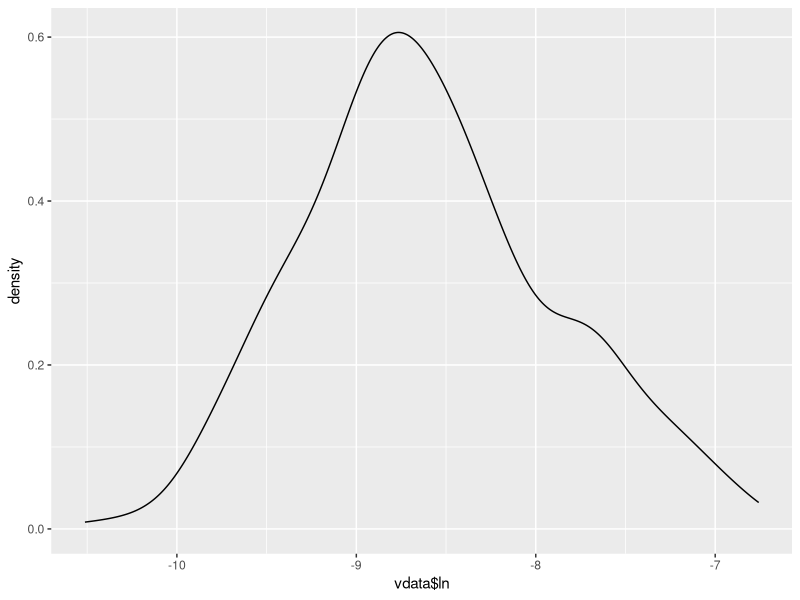
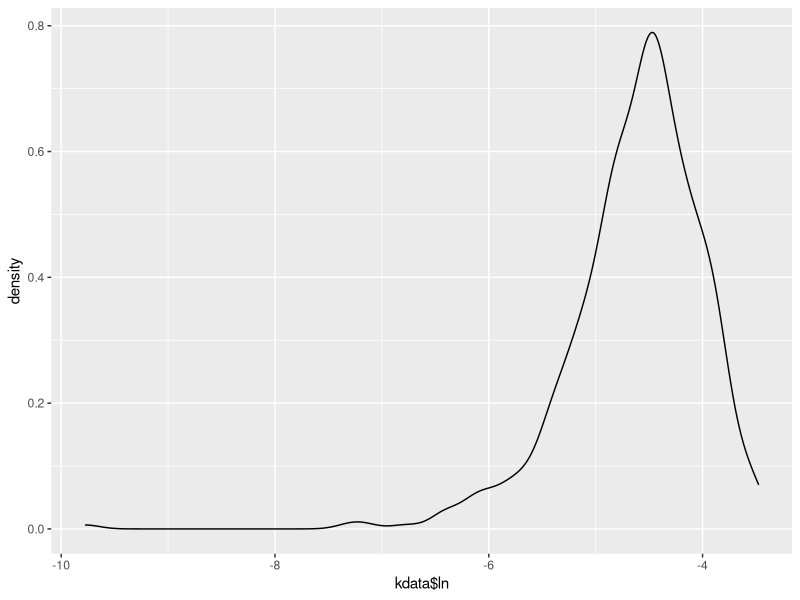
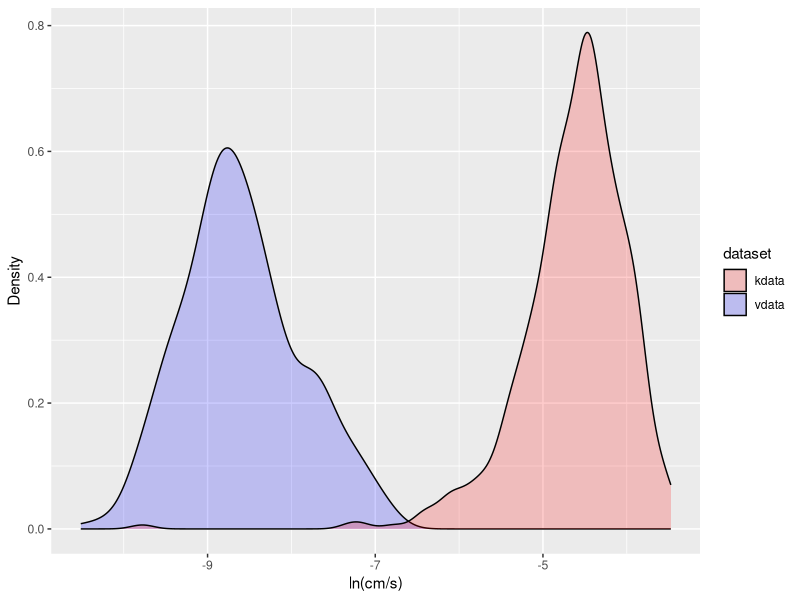

Source code (R) for these figures, in order:
setwd("C:/Users/efang/OneDrive - University of Kansas/GEOL 503/Project")
getwd()

kdata <- read.csv("ParedDown_K.csv")
vdata <- read.csv("ParedDown_v.csv")


#Convert Vdata column from cm/d to cm/s
vdata$v.cms <- vdata$v.cmd / (24 * 3600)

library(ggplot2)

#ln() of vdata

vdata$ln <- log(vdata$v.cms)

#plot vdata 

var(vdata)
ggplot(data = data.frame(x = vdata), aes(x = vdata$ln)) + geom_density()


#ln() of kdata

kdata$ln <- log(kdata$K.cms)

#plot kdata

var(kdata)
ggplot(data = data.frame(x = kdata), aes(x = kdata$ln)) + geom_density()

#combined plot

ggplot() + xlab("ln(cm/s)") + ylab("Density") +
  geom_density(aes(x = vdata$ln, fill="vdata"), alpha = 0.2)+
  geom_density(aes(x = kdata$ln, fill="kdata"), alpha = 0.2)+
  scale_fill_manual(name = "dataset", values = c(vdata="blue", kdata="red"))

